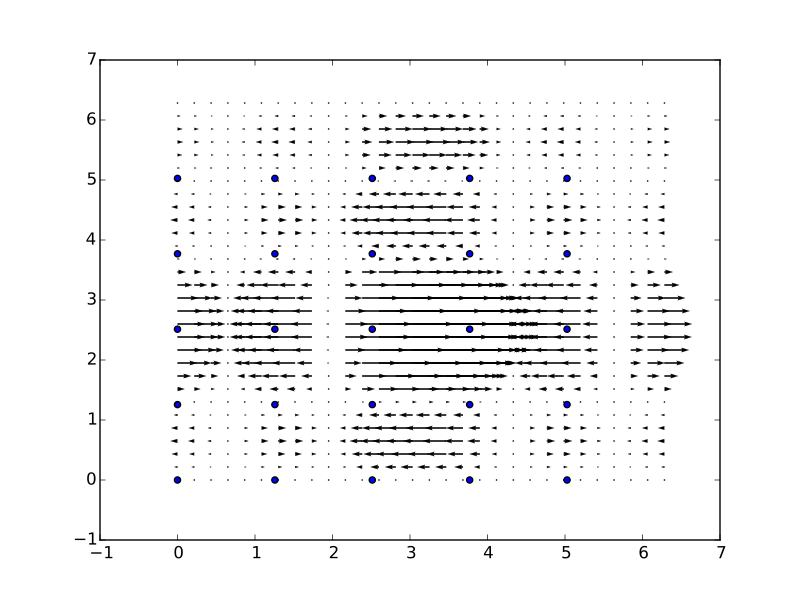

The script that drew this image:
import matplotlib.pyplot as plt
from numpy import *
from dec.spectral2 import Grid_2D_Periodic

X = linspace(0, 2*pi, 30)
Y = linspace(0, 2*pi, 30)
X, Y = meshgrid(X, Y)

g = Grid_2D_Periodic(5, 5)

plt.scatter(*g.verts)

U, V = g.B1[0][2, 2](X, Y)

plt.quiver(X, Y, U, V)

plt.show()
